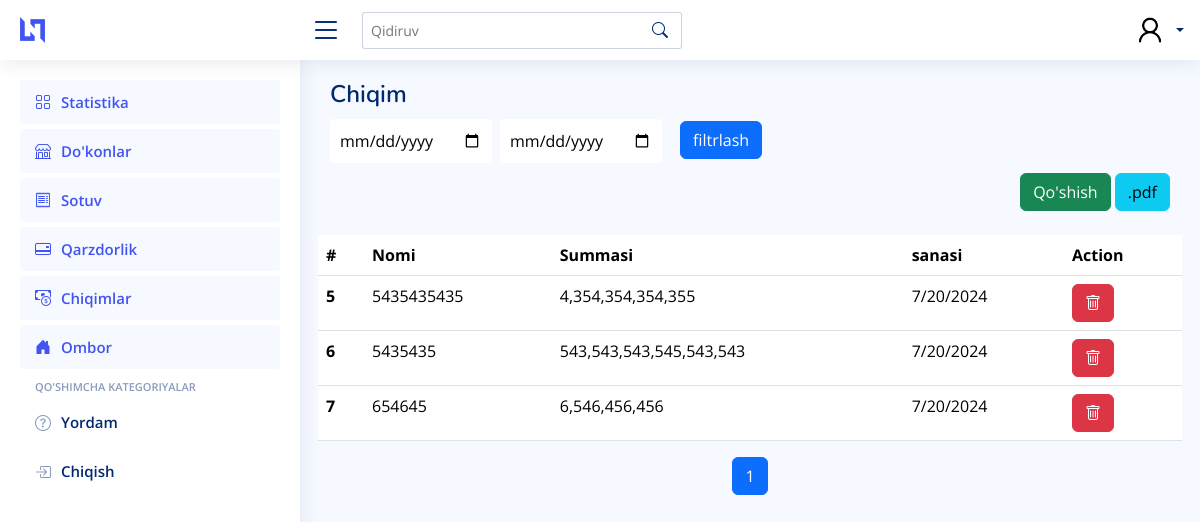
The app's page /expance, older data.
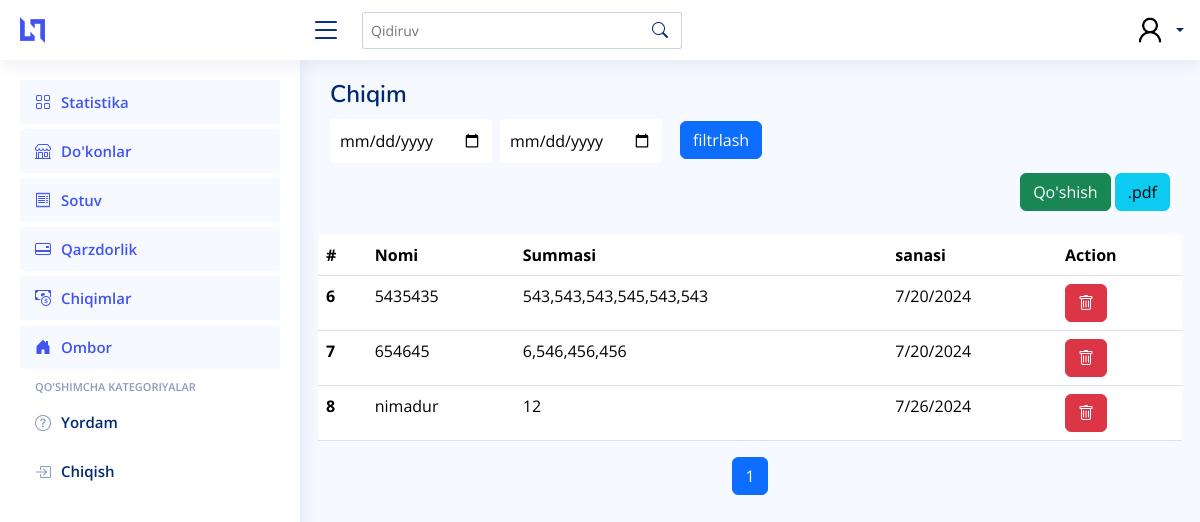
The same page, newer data.
### expance/models.py (models this page shows, shortened)
class Expances(models.Model):
    name = models.CharField(max_length=250)
    amount = models.PositiveIntegerField(default=0)
    date_added = models.DateField()

### expance/views.py (the view, shortened to what this page needs)
# urls.py: path("", ExpanceView.as_view(), name="expance")
class ExpanceView(ListView):
    template_name = "expances/expances.html"
    model = Expances
    paginate_by = 10
    context_object_name = 'object_list'
    def get_queryset(self):
        return Expances.objects.all()
    def get_context_data(self, **kwargs):
        context = {}
        sale_items = Expances.objects.all()
        paginator_sale_items = Paginator(sale_items, self.paginate_by)
        page_number_sale_items = self.request.GET.get('page_sale_items')
        page_obj_sale_items = paginator_sale_items.get_page(page_number_sale_items)
        context = {
            "object_list" : page_obj_sale_items
        }
        return context

### templates/expances/expances.html (shortened to what this page needs)
{% extends 'wrapper.html' %}
{% load humanize %}
{% block content %}
<div class="pagetitle">
    <h1>Chiqim</h1>
    <div class="d-felx justify-content-center align-items-center flex-column">
      <form method="POST" class="d-flex gap-2 justify-content-center align-items-center flex-column flex-lg-row justify-content-lg-start">
       <div class="from">
        <input name="from" type="date" id="from" style="border-radius: 3px;margin-top:10px;outline:none;border:none;padding:10px 10px;">
       </div>
        <div class="till">
          <input name="till" type="date" id="from" style="border-radius: 3px;margin-top:10px;outline:none;border:none;padding:10px 10px;">
        </div>
        <div class="button pt-2">
          <button class="btn btn-primary" name="filtr" style="margin-left: 10px;">filtrlash</button>
        </div>
      </form>
    </div>
  </div>
  <div class="d-flex justify-content-between align-items-center">
    <div>
      <form method="POST">
        <button type="button" class="btn btn-success" data-bs-toggle="modal" data-bs-target="#exampleModal">Qo'shish</button>
        <button type="submit" class="btn btn-info" name="pdf">.pdf</button>
      </form>
    </div>
  </div>
    <div class="row" style="overflow-x: auto;">
      {% if object_list %}
            <table class="table mt-4" >
              <thead>
                <tr>
                  <th scope="col">#</th>
                  <th scope="col">Nomi</th>
                  <th scope="col">Summasi</th>
                  <th scope="col">sanasi</th>
                  <th scope="col">Action</th>
                </tr>
              </thead>
              <tbody>
                {% for i in object_list %}
                <tr>
                  <th scope="row">{{ i.id }}</th>
                  <td>{{ i.name }}</td>
                  <td>{{ i.amount|intcomma  }} </td>
                  <td>{{ i.date_added.month }}/{{ i.date_added.day }}/{{ i.date_added.year }}</td>
                  <td>
                    <form method="POST" class="d-flex justify-content-start align-items-center gap-3">
                      <button type="button" class="btn btn-danger" data-id="{{ i.id }}" data-bs-toggle="modal"  data-bs-target="#DeleteModal"><i class="bi bi-trash"></i></button>
                    </form>
                  </td>
                </tr>
                {% endfor %}
              </tbody>
            </table>
            {% else %}
                <div style="color: gray;font-size:20px;text-align:center">
                    Ma'lumot mavjud emas!!!
                </div>
            {% endif %}
            <nav aria-label="Page navigation">
              <ul class="pagination justify-content-center">
                {% for num in object_list.paginator.page_range %}
                  {% if object_list.number == num %}
                    <li class="page-item active"><a class="page-link" href="?page_sale_items={{ num }}">{{ num }}</a></li>
                  {% else %}
                    <li class="page-item"><a class="page-link" href="?page_sale_items={{ num }}">{{ num }}</a></li>
                  {% endif %}
                {% endfor %}
              </ul>
          </nav>
    </div>
{% endblock content %}

Row changes from the older to the newer data that the page shows:
removed Expances: id "5", name "5435435435", amount "4,354,354,354,355", date_added.month "7", date_added.day "20", date_added.year "2024"
added Expances: id "8", name "nimadur", amount "12", date_added.month "7", date_added.day "26", date_added.year "2024"
